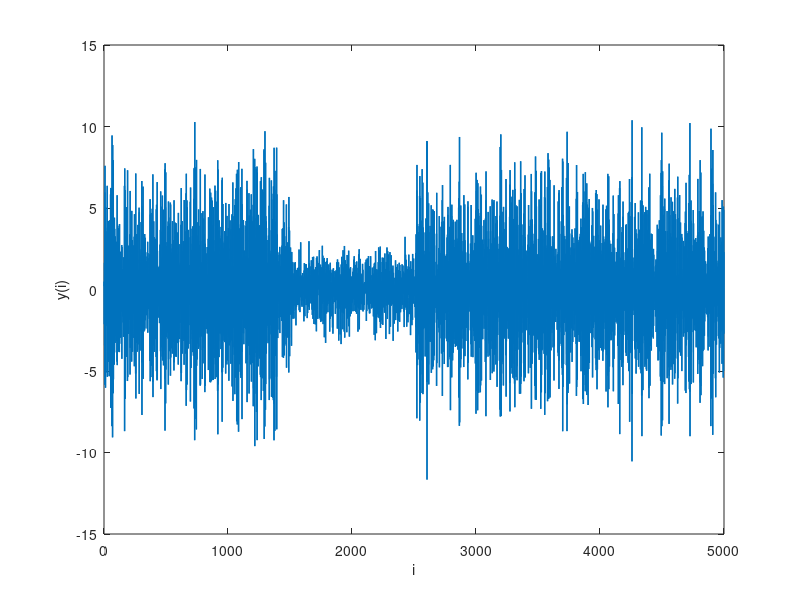

The MATLAB script that drew this image: (Note: this script raises an error after producing the figure.)

clear all
clc

set(groot, 'defaultLineLineWidth', 1);
set(groot, 'defaultFigureColor', 'w');
set(groot, 'defaultAxesColor', 'w');

%% Zad 1 i 2 
N = 5000;
b0 = 1;
a1 = 1.5;
a2 = 0.8;

b0Rzeczywiste = zeros(1,N);
a1Rzeczywiste = zeros(1,N);
a2Rzeczywiste = zeros(1,N);

wariancja1 = 1;
wariancja2 = 0.2;
%wariancja2 = 0;
u = sqrt(wariancja1) * randn(1,N);
%u = ones(1,N);
%u(1:99) = 0;
%u = 2 * ones(1,N);
e = sqrt(wariancja2) * randn(1,N);
y = zeros(1,N);
for i=1:N
    switch i
        case 1
            y(i) = e(i);
        case 2
            y(i) = b0*u(i-1)+e(i)-a1*y(i-1);
         case 1500
              a1 = 0.125;
              a2 = 0.25;
              % a1 = 1;
              % a2 = 0.5;
            y(i) = b0*u(i-1)+e(i)-a1*y(i-1)-a2*y(i-2);
        case 2500
            a1 = 1.5;
            a2 = 0.8;
            y(i) = b0*u(i-1)+e(i)-a1*y(i-1)-a2*y(i-2);
        otherwise
    y(i) = b0*u(i-1)+e(i)-a1*y(i-1)-a2*y(i-2);
    end
    b0Rzeczywiste(i) = b0;
    a1Rzeczywiste(i) = a1;
    a2Rzeczywiste(i) = a2;
end

figure;
plot(y)
xlabel('i')
ylabel('y(i)')




%% Zad3 WRLS

bWRLS = WRLS(y,u,[100,0,0;0,100,0;0,0,100],[0;0;0],0.5);

figure
hold on
plot(squeeze(bWRLS(1,1,:)))
plot(squeeze(bWRLS(2,1,:)))
plot(squeeze(bWRLS(3,1,:)))

grid on
legend('WRLS b0','WRLS a1','WRLS a2')
xlabel('i')
ylabel('Wartości parametrów')

figure
subplot(3,1,1)
hold on
plot(squeeze(bWRLS(1,1,:)))
plot(b0Rzeczywiste)
legend('WRLS b0', 'Rzeczywiste b0')
xlabel('i')
ylabel('Wartości parametrów')

subplot(3,1,2)
hold on
plot(squeeze(bWRLS(2,1,:)))
plot(a1Rzeczywiste)
legend('WRLS a1', 'Rzeczywiste a1')
xlabel('i')
ylabel('Wartości parametrów')

subplot(3,1,3)
hold on
plot(squeeze(bWRLS(3,1,:)))
plot(a2Rzeczywiste)
legend('WRLS a2', 'Rzeczywiste a2')
xlabel('i')
ylabel('Wartości parametrów')

bladWRLS = sum((squeeze(bWRLS(1,1,:)) - b0Rzeczywiste').^2)/N ... 
    +  sum((squeeze(bWRLS(2,1,:)) - a1Rzeczywiste').^2)/N ...
    + sum((squeeze(bWRLS(3,1,:)) - a2Rzeczywiste').^2)/N;


%% LMS
bLMS = LMS(y,u,[0;0;0],0.01);%[ 0.0008 ;0.000853; 0.000853]);

figure
hold on
plot(squeeze(bLMS(1,1,:)))
plot(squeeze(bLMS(2,1,:)))
plot(squeeze(bLMS(3,1,:)))
grid on
legend('LMS b0','LMS a1','LMS a2')
xlabel('i')
ylabel('Wartości parametrów')

figure
subplot(3,1,1)
hold on
plot(squeeze(bLMS(1,1,:)))
plot(b0Rzeczywiste)
legend('LMS b0', 'Rzeczywiste b0')
xlabel('i')
ylabel('Wartości parametrów')

subplot(3,1,2)
hold on
plot(squeeze(bLMS(2,1,:)))
plot(a1Rzeczywiste)
legend('LMS a1', 'Rzeczywiste a1')
xlabel('i')
ylabel('Wartości parametrów')

subplot(3,1,3)
hold on
plot(squeeze(bLMS(3,1,:)))
plot(a2Rzeczywiste)
legend('LMS a2', 'Rzeczywiste a2')
xlabel('i')
ylabel('Wartości parametrów')

bladLMS = sum((squeeze(bLMS(1,1,:)) - b0Rzeczywiste').^2)/N ... 
    +  sum((squeeze(bLMS(2,1,:)) - a1Rzeczywiste').^2)/N ...
    + sum((squeeze(bLMS(3,1,:)) - a2Rzeczywiste').^2)/N;
